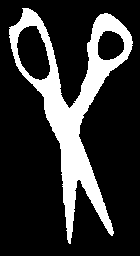
%> input picture data/01_01_m.bmp, 140 x 256 px; its folder holds only this picture in this run
$ octave --eval "startHCNC;"   (GNU Octave 9; MATLAB toolbox functions it lacks are replaced by stand-ins)
%> lines starting %> are read from the running program, lines starting %| are printed output that depends on the picture; in (x1, y1, x2, y2) boxes, pixels count from 0 and x2, y2 are one past the last pixel; in counts of white or black regions, pixels touching at a corner belong together; the program's own positions count from 1
### testMultiIntevals_CHN.m
function testMultiIntevals_CHN(mirror,order,dirname)
%%Calculating FCNs in shapes
addpath common_HF;

sImage  = strcat('./',dirname,'/');

f_structure = dir(sImage);
m = length(f_structure);

ifname = cell(1, m-2);
for i = 3 : m  % batch process
      ifname{i-2} = strcat(sImage, f_structure(i).name);
end

n_contour  = 100;
times=25;
resultdata = cell(1,m-2);

for num = 1:m-2
        im =  double(imread(ifname{num}));
%         im = double(imread('./bell.gif'));
        % im = imresize(im,[1200 1200]);
        % imshow(im);
        im = im(:,:,1);          % image preprocess 1: for binary images, im(:,:,1) is simply the image itself. here is to avoid colour image data, which can't be processed by the 'extract_longest_cont' function
       % imshow(im);
        % im(im < 100) = 0;
        im(im > 0) = 255;        % image preprocess 2: omit noise pixel values
        im=255-im;                % additional process: for 255 background and 0 foreground (check the boundary, or may cause fatal error!)


        [len, wid] = size(im);
        im2 = ones(len+2, wid+2).*im(len,1);
        im2(2:len+1,2:wid+1) = im;  % image preprocess 3: add empty lines around the object, avoiding contour error (which will make all later work useless!)
        if(mirror ==1)
             im2 = im2';%mirror image
        end

        %%% ????????
        edgedata = extract_longest_cont(im2, n_contour);
    %    disp(edgedata);

        %%%%%%%%%%%%%%%%%%%%%%%%%%%
        edgedata = edgedata';

        %%%%%%%%%%%%%%%%%%%
        edgedata = repmat(edgedata,1,4);

        featureVec = zeros(times,n_contour);
        %%% Calculate FCNs
        for k = (n_contour+1) : 2*n_contour
            p3 = edgedata(:,k);
            for  intervals=1:times
                p2 = edgedata(:,k-intervals);
                p4= edgedata(:,k+intervals);


                if(strcmp(order,'order1'))
                     p1 = edgedata(:,k-2*intervals);
                     p5 = edgedata(:,k+2*intervals);
                else
                    % exchange p1 p5
                     p5 = edgedata(:,k-2*intervals);
                     p1 = edgedata(:,k+2*intervals);
                end

  %             %%%%%%%%%%%%%%%%%%%%%%%%%%%%%%%%%%%%%%%%%%%
                [A(1,:), A(2,:)] = linecrosspoint(p1,p3,p2,p4);
                if isnan(A(1,1))
                       featureVec(times+1-intervals,k-n_contour) = 0;
                       continue;
                end
                [Inner(1,:), Inner(2,:)] = linecrosspoint(p3,A,p1,p5);
                if isnan(Inner(1,1))
                       featureVec(times+1-intervals,k-n_contour) = 0;
                       continue;
                end
                %%%%%%%%%%%%%%%%%%%%%%%%%%%%%%%%%%%%%%%%%%%%
                crosspoints = [Inner,p2,p3,p4,p5];
                p1 = Inner;
                r=threePointsColinear(crosspoints(1,:),crosspoints(2,:));
                if r==1
                    featureVec(times+1-intervals,k-n_contour) = 0;
%                     fprintf('i=%d,there is collinear condition.\n',num);
                else
                    [P(1,:), P(2,:)] = linecrosspoint(p1,p2,p4,p5);
                    if isnan(P(1,1))
                       featureVec(times+1-intervals,k-n_contour) = 0;
                       continue;
                    end
                    [Q(1,:), Q(2,:)] = linecrosspoint(p1,p2,p3,p4);
                    if isnan(Q(1,1))
                       featureVec(times+1-intervals,k-n_contour) = 0;
                       continue;
                    end
                    [R(1,:), R(2,:)] = linecrosspoint(p2,p3,p4,p5);
                    if isnan(R(1,1))
                       featureVec(times+1-intervals,k-n_contour) = 0;
                       continue;
                    end
                    [K(1,:), K(2,:)] = linecrosspoint(p1,R,p5,Q);
                    if isnan(K(1,1))
                       featureVec(times+1-intervals,k-n_contour) = 0;
                       continue;
                    end
                    [M(1,:), M(2,:)] = linecrosspoint(P,K,p1,p5);
                     if isnan(M(1,1))
                       featureVec(times+1-intervals,k-n_contour) = 0;
                       continue;
                    end
                    [N(1,:), N(2,:)] = linecrosspoint(P,p3,p1,p5);
                    if isnan(N(1,1))
                       featureVec(times+1-intervals,k-n_contour) = 0;
                       continue;
                    end
%                     charatio = 1;
                    chra1 = characterRatio(P,p1,p2,Q);
                    chra2 = characterRatio(p1,p5,M,N);
                    chra3 = characterRatio(p5,P,p4,R);
                    charatio = chra1 * chra2 * chra3;
% [4 lines of commented-out code are left out]
                    featureVec(times+1-intervals,k-n_contour) = charatio;
%                     end
                end

            end
        end

        resultdata{1,num} = featureVec;
%         save('bell dot pi feature.mat','featureVec');
     fprintf('%d\n',num);
end
% close all;
if(mirror==1)
    save(strcat(dirname,order,' img1.mat'),'resultdata');
else
    save(strcat(dirname,order,' img0.mat'),'resultdata');
end
end

%%%
% [37 lines left out: functions threePointsColinear, linecrosspoint, not called in this run]

### boundary_extract_binary.m
function [Cs]=boundary_extract_binary(im)

c		= contourc(im,[.8 .8]);
len_c	= size(c,2);

if len_c>0
	n_max	= length(find(c(1,:)==.8));
	Cs		= cell(n_max,1);
	n_C		= 0;
	iHead	= 1;
	while iHead<len_c
		n_len	= c(2,iHead);
		iTail	= iHead+n_len;
		n_C		= n_C+1;
		Cs{n_C}	= c(:,iHead+1:iTail);
		iHead	= iTail+1;

		if 0	% test
			figure;	clf;
			imshow(im);	hold on;
			plot(Cs{n_C}(1,:), Cs{n_C}(2,:),'b');
			pause;
		end
	end

	if n_C<n_max
		Cs	= Cs(1:n_C);
	end

else
	Cs	= [];
end

### extract_longest_cont.m
function [cont] = extract_longest_cont(im, n_contsamp)
	%- Extract contour, count only the longest contours
    [Cs]	= boundary_extract_binary(im);
    n_max	= 0;
    i_max	= 0;
    for cc=1:length(Cs)
        if size(Cs{cc},2)>n_max
            n_max = size(Cs{cc},2);
            i_max = cc;
        end
    end
    cont	= Cs{i_max}';

    % remove redundant point in contours
    cont		= [cont; cont(1,:)];
    dif_cont	= abs(diff(cont,1,1));
    id_gd		= find(sum(dif_cont,2)>0.001);
    cont		= cont(id_gd,:);

    % force the contour to be anti-clockwisecomputed above is at the different orientation
    bClock		= is_clockwise(cont,im);
    if bClock	cont	= flipud(cont);		end

    % start from bottom
    [min_v,id]	= min(cont(:,2));
    cont		= circshift(cont,[length(cont)-id+1]);

	[XIs,YIs]	= uniform_interp(cont(:,1),cont(:,2),n_contsamp-1);
	cont		= [cont(1,:); [XIs YIs]];

### is_clockwise.m
function bClk = is_clockwise(cont,fg_mask)

if 1	% new robust approach
	X	= cont(:,1);
	Y	= cont(:,2);
	Xs	= [X; X(1)];
	Ys	= [Y; Y(1)];
	dX	= diff(Xs);
	dY	= diff(Ys);

	angs	= atan2(dY,dX);
	angs	= [angs; angs(1)];
	dA		= diff(angs);
	id		= find(dA>pi);
	dA(id)	= dA(id)-2*pi;
	id		= find(dA<-pi);
	dA(id)	= dA(id)+2*pi;
	bClk	= sum(dA)<0;
% 	keyboard;

else
	X	= cont(:,1);
	Y	= cont(:,2);
	Xs	= [X; X(1)];
	Ys	= [Y; Y(1)];
	dX	= diff(Xs);
	dY	= diff(Ys);
	d	= sqrt(dX.^2+dY.^2);
	coss 	= dX./d;
	sins	= dY./d;
	%thetas	= atan2(dY,dX);

	Xs	= round(X+1.5*sins);
	Ys	= round(Y-1.5*coss);
	[nRow,nCol]	= size(fg_mask);
	id_gd		= find(Xs>0 & Xs<=nCol & Ys>0 & Ys<=nRow);

	Xs	= Xs(id_gd);
	Ys	= Ys(id_gd);
	idx	= round(nRow*(Xs-1) + Ys);

 	n	= length(X);
	f	= fg_mask(idx);
	bClk= sum(f)>(n/2);
end

return;

### uniform_interp.m
function [XIs,YIs] = uniform_interp(Xs,Ys,n_samp)

% 	% test
% 	Xs		= (1:10)';
% 	Ys		= [3 4 12 4 3 5 6 12 2 9]';
% 	n_samp	= 11;

	XIs		= zeros(n_samp,1);
	YIs		= zeros(n_samp,1);

	len_all	= 0;
	difXs	= diff(Xs);
	difYs	= diff(Ys);
	seg_lens	= [0; sqrt(difXs.^2+difYs.^2)];
	len_all	= sum(seg_lens);
	d_len	= len_all/(n_samp+1);

	% interpolate to get each point
	n_pt	= length(Xs);
	for(ii=2:n_pt)
		seg_lens(ii)	= seg_lens(ii)+seg_lens(ii-1);
	end

	i_fill	= 0;
	cur_len	= d_len;
	for(ii=2:n_pt)
		while cur_len <= seg_lens(ii)  & i_fill<n_samp
			% interpolate a point
			r	= (cur_len-seg_lens(ii-1)) / (seg_lens(ii)-seg_lens(ii-1));
			x	= Xs(ii-1)+r*(Xs(ii)-Xs(ii-1));
			y	= Ys(ii-1)+r*(Ys(ii)-Ys(ii-1));
			i_fill	= i_fill+1;
			XIs(i_fill)	= x;
			YIs(i_fill)	= y;
			cur_len	= cur_len+d_len;
		end
	end

	% test
	if 0
		figure(97);	clf; hold on;
		plot(Xs,Ys,'r.-');
		plot(XIs,YIs,'b+');
		title(['n_samp=' i2s(n_samp) ', len=' i2s(length(XIs))]);
		keyboard;
	end

### startHCNC.m

 function startHCNC

     dirname='data';%database directory

     disp('Calculating FCNs of original shapes');
     testMultiIntevals_CHN(0,'order1',dirname);
%> in testMultiIntevals_CHN, `im =  double(imread(ifname{num}));`: im: size 256x140 double; values 0 (black) and 1 (white), 20.4% white; 1 white region, box (x1, y1, x2, y2) and area: (9, 8, 133, 244) 7327
%> in testMultiIntevals_CHN, `im2 = ones(len+2, wid+2).*im(len,1);`: im2: size 258x142 double; every value is 255
%> in testMultiIntevals_CHN, `im2(2:len+1,2:wid+1) = im;`:
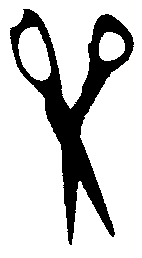
%> im2: size 258x142 double; 80% white; 1 black region, box (x1, y1, x2, y2) and area: (10, 9, 134, 245) 7327
%> in boundary_extract_binary, `c		= contourc(im,[.8 .8]);`: c = 1416 columns, first 8: [0.8 24 24 25 26 27 28 29; 1127 10 10 10 10 10 10 10]
%> in boundary_extract_binary, `n_max	= length(find(c(1,:)==.8));`: n_max = 3
%> in boundary_extract_binary, `Cs		= cell(n_max,1);`: Cs = {[], [], []}
%> the loop in boundary_extract_binary, `while iHead<len_c` made 3 passes
%> (n_len, iTail, iHead) on passes 1 to 3: (1127, 1128, 1129), (175, 1304, 1305), (111, 1416, 1417)
%> after the loop in boundary_extract_binary, `while iHead<len_c`: Cs = 3 items
%> the loop in extract_longest_cont, `for cc=1:length(Cs)` made 3 passes
%> (n_max, i_max) on pass 1: (1127, 1)
%> in extract_longest_cont, `cont	= Cs{i_max}';`: cont = 1127 rows, first 12: [24 10; 24 10; 25 10; 26 10; 27 10; 28 10; 29 10; 30 10; 30 10; 31 11; 32 11; 32 11]
%> in extract_longest_cont, `cont		= [cont; cont(1,:)];`: cont = 1128 rows, first 12: [24 10; 24 10; 25 10; 26 10; 27 10; 28 10; 29 10; 30 10; 30 10; 31 11; 32 11; 32 11]
%> in extract_longest_cont, `dif_cont	= abs(diff(cont,1,1));`: dif_cont = 1127 rows, first 12: [0.00314 0.00314; 1 0; 1 0; 1 0; 1 0; 1 0; 1 0; 0.00314 0.00314; 0.997 0.997; 1 0; 0.00314 0.00314; 0.997 0.997]
%> in extract_longest_cont, `id_gd		= find(sum(dif_cont,2)>0.001);`: id_gd = 1126 values from 1 to 1126
%> in extract_longest_cont, `cont		= cont(id_gd,:);`: cont = 1126 rows, first 12: [24 10; 24 10; 25 10; 26 10; 27 10; 28 10; 29 10; 30 10; 30 10; 31 11; 32 11; 32 11]
%> in is_clockwise, `X	= cont(:,1);`: X = 1126 values, max 134 at index 348, min 11 at index 1079, mean 75.75
%> in is_clockwise, `Y	= cont(:,2);`: Y = 1126 values, max 245 at index 803, min 10 at index 2, mean 116.8
%> in is_clockwise, `Xs	= [X; X(1)];`: Xs = 1127 values, max 134 at index 348, min 11 at index 1079, mean 75.71
%> in is_clockwise, `Ys	= [Y; Y(1)];`: Ys = 1127 values, max 245 at index 803, min 10 at index 2, mean 116.7
%> in is_clockwise, `dX	= diff(Xs);`: dX = 1126 values, max 1 at index 2, min -1 at index 375, mean 0
%> in is_clockwise, `dY	= diff(Ys);`: dY = 1126 values, max 1 at index 24, min -1 at index 162, mean 0
%> in is_clockwise, `angs	= atan2(dY,dX);`: angs = 1126 values, max 3.14 at index 375, min -2.36 at index 1012, mean -0.0698
%> in is_clockwise, `angs	= [angs; angs(1)];`: angs = 1127 values, max 3.14 at index 375, min -2.36 at index 1012, mean -0.0704
%> in is_clockwise, `dA		= diff(angs);`: dA = 1126 values, max 5.5 at index 725, min -5.5 at index 637, mean -1.97e-18
%> in is_clockwise, `id		= find(dA>pi);`: id = [725; 995; 1008]
%> in is_clockwise, `id		= find(dA<-pi);`: id = [637; 803; 996; 1009]
%> in is_clockwise, `bClk	= sum(dA)<0;`: bClk = false
%> in extract_longest_cont, `[min_v,id]	= min(cont(:,2));`: min_v = 10; id = 2
%> in extract_longest_cont, `cont		= circshift(cont,[length(cont)-id+1]);`: cont = 1126 rows, first 12: [24 10; 25 10; 26 10; 27 10; 28 10; 29 10; 30 10; 30 10; 31 11; 32 11; 32 11; 33 12]
%> in uniform_interp, `difXs	= diff(Xs);`: difXs = 1125 values, max 1 at index 1, min -1 at index 374, mean -2.79e-06
%> in uniform_interp, `difYs	= diff(Ys);`: difYs = 1125 values, max 1 at index 23, min -1 at index 161, mean 2.79e-06
%> in uniform_interp, `seg_lens	= [0; sqrt(difXs.^2+difYs.^2)];`: seg_lens = 1126 values, max 1.41 at index 50, min 0 at index 1, mean 0.834
%> in uniform_interp, `len_all	= sum(seg_lens);`: len_all = 939.2
%> in uniform_interp, `d_len	= len_all/(n_samp+1);`: d_len = 9.39
%> in uniform_interp, `n_pt	= length(Xs);`: n_pt = 1126
%> after the loop in uniform_interp, `for(ii=2:n_pt)`: seg_lens = 1126 values from 0 to 939.2
%> in uniform_interp, `cur_len	= d_len;`: cur_len = 9.39
%> after the loop in uniform_interp, `for(ii=2:n_pt)`: XIs = 99 values, max 133.9 at index 31, min 11.44 at index 97, mean 75.96; YIs = 99 values, max 243.2 at index 71, min 11.69 at index 1, mean 119.5; cur_len = 939.2; i_fill = 99
%> in extract_longest_cont, `cont		= [cont(1,:); [XIs YIs]];`: cont = 100 rows, first 12: [24 10; 32.69 11.69; 39.21 17.21; 44.44 24.44; 48 32.35; 51 39.67; 53.17 48.17; 55.57 56.57; 57.26 65.26; 59 73.93; 61 82.49; 61.75 90.75]
%> in testMultiIntevals_CHN, `edgedata = extract_longest_cont(im2, n_contour);`: edgedata has the same summary as cont in extract_longest_cont
%> in testMultiIntevals_CHN, `edgedata = edgedata';`: edgedata = 100 columns, first 8: [24 32.69 39.21 44.44 48 51 53.17 55.57; 10 11.69 17.21 24.44 32.35 39.67 48.17 56.57]
%> in testMultiIntevals_CHN, `edgedata = repmat(edgedata,1,4);`: edgedata = 400 columns, first 8: [24 32.69 39.21 44.44 48 51 53.17 55.57; 10 11.69 17.21 24.44 32.35 39.67 48.17 56.57]
%> the loop in testMultiIntevals_CHN, `for k = (n_contour+1) : 2*n_contour` made 100 passes
%> p3 on passes 1 to 12: [24; 10], [32.69; 11.69], [39.21; 17.21], [44.44; 24.44], [48; 32.35], [51; 39.67], [53.17; 48.17], [55.57; 56.57], [57.26; 65.26], [59; 73.93], [61; 82.49], [61.75; 90.75]
%> after the loop in testMultiIntevals_CHN, `for k = (n_contour+1) : 2*n_contour`: A = [78.3; 140]; Inner = [97; 181.6]; K = [108.3; 162.5]; M = [98.05; 184.5]; N = [-1085.1; -3029.8]; P = [90.17; 201.4]; Q = [419.9; 111.6]; R = [87.93; 299.1]; charatio = -0.509; chra1 = 0.67; chra2 = -0.709; chra3 = 1.07; p5 = [97; 181.6]
     testMultiIntevals_CHN(0,'order2',dirname);
%> the loop in boundary_extract_binary (call 2), `while iHead<len_c` made 3 passes
%> the loop in extract_longest_cont (call 2), `for cc=1:length(Cs)` made 3 passes
%> in extract_longest_cont (call 2), `cont	= Cs{i_max}';`: cont = 1127 rows, first 12: [24 10; 24 10; 25 10; 26 10; 27 10; 28 10; 29 10; 30 10; 30 10; 31 11; 32 11; 32 11]
%> in extract_longest_cont (call 2), `cont		= [cont; cont(1,:)];`: cont = 1128 rows, first 12: [24 10; 24 10; 25 10; 26 10; 27 10; 28 10; 29 10; 30 10; 30 10; 31 11; 32 11; 32 11]
%> in extract_longest_cont (call 2), `cont		= cont(id_gd,:);`: cont = 1126 rows, first 12: [24 10; 24 10; 25 10; 26 10; 27 10; 28 10; 29 10; 30 10; 30 10; 31 11; 32 11; 32 11]
%> in extract_longest_cont (call 2), `cont		= circshift(cont,[length(cont)-id+1]);`: cont = 1126 rows, first 12: [24 10; 25 10; 26 10; 27 10; 28 10; 29 10; 30 10; 30 10; 31 11; 32 11; 32 11; 33 12]
%> in extract_longest_cont (call 2), `cont		= [cont(1,:); [XIs YIs]];`: cont = 100 rows, first 12: [24 10; 32.69 11.69; 39.21 17.21; 44.44 24.44; 48 32.35; 51 39.67; 53.17 48.17; 55.57 56.57; 57.26 65.26; 59 73.93; 61 82.49; 61.75 90.75]
%> in testMultiIntevals_CHN (call 2), `edgedata = extract_longest_cont(im2, n_contour);`: edgedata has the same summary as cont in extract_longest_cont
%> the loop in testMultiIntevals_CHN (call 2), `for k = (n_contour+1) : 2*n_contour` made 100 passes

     disp('Calculating FCNs of mirror shapes');
     testMultiIntevals_CHN(1,'order1',dirname);
%> call 3 of testMultiIntevals_CHN, with mirror = 1, order = 'order1', dirname = 'data'
%> in testMultiIntevals_CHN (call 3), `im2 = im2';`:
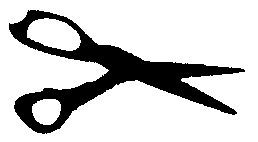
%> im2: size 142x258 double; 80% white; 1 black region, box (x1, y1, x2, y2) and area: (9, 10, 245, 134) 7327
%> in extract_longest_cont (call 3), `cont	= Cs{i_max}';`: cont = 1127 rows, first 12: [29 11; 29 11; 29 11; 30 12; 31 11; 31 11; 32 11; 33 11; 34 11; 35 11; 36 11; 36 11]
%> in extract_longest_cont (call 3), `cont		= [cont; cont(1,:)];`: cont = 1128 rows, first 12: [29 11; 29 11; 29 11; 30 12; 31 11; 31 11; 32 11; 33 11; 34 11; 35 11; 36 11; 36 11]
%> in extract_longest_cont (call 3), `dif_cont	= abs(diff(cont,1,1));`: dif_cont = 1127 rows, first 12: [0.00314 0.00314; 0.00314 0.00314; 0.997 0.997; 0.997 0.997; 0.00314 0.00314; 1 0; 1 0; 1 0; 1 0; 1 0; 0.00314 0.00314; 0.997 0.997]
%> in extract_longest_cont (call 3), `cont		= cont(id_gd,:);`: cont = 1126 rows, first 12: [29 11; 29 11; 29 11; 30 12; 31 11; 31 11; 32 11; 33 11; 34 11; 35 11; 36 11; 36 11]
%> in extract_longest_cont (call 3), `cont		= circshift(cont,[length(cont)-id+1]);`: cont = 1126 rows, first 12: [29 11; 29 11; 30 12; 31 11; 31 11; 32 11; 33 11; 34 11; 35 11; 36 11; 36 11; 37 12]
%> in extract_longest_cont (call 3), `cont		= [cont(1,:); [XIs YIs]];`: cont = 100 rows, first 12: [29 11; 37.11 11.89; 45.3 13; 53.9 14.9; 62.43 17; 70.41 20.41; 77.64 25.63; 84.28 32.27; 90.5 38.5; 97.02 44.02; 105.6 46; 114.6 47]
%> in testMultiIntevals_CHN (call 3), `edgedata = extract_longest_cont(im2, n_contour);`: edgedata has the same summary as cont in extract_longest_cont
%> in testMultiIntevals_CHN (call 3), `edgedata = edgedata';`: edgedata = 100 columns, first 8: [29 37.11 45.3 53.9 62.43 70.41 77.64 84.28; 11 11.89 13 14.9 17 20.41 25.63 32.27]
%> in testMultiIntevals_CHN (call 3), `edgedata = repmat(edgedata,1,4);`: edgedata = 400 columns, first 8: [29 37.11 45.3 53.9 62.43 70.41 77.64 84.28; 11 11.89 13 14.9 17 20.41 25.63 32.27]
%> the loop in testMultiIntevals_CHN (call 3), `for k = (n_contour+1) : 2*n_contour` made 100 passes
%> p3 on passes 1 to 12: [29; 11], [37.11; 11.89], [45.3; 13], [53.9; 14.9], [62.43; 17], [70.41; 20.41], [77.64; 25.63], [84.28; 32.27], [90.5; 38.5], [97.02; 44.02], [105.6; 46], [114.6; 47]
%> after the loop in testMultiIntevals_CHN (call 3), `for k = (n_contour+1) : 2*n_contour`: A = [144.3; 79.04]; Inner = [174.1; 94.08]; Q = [332.1; 94.18]; R = [42.48; 160.8]; charatio = 0; chra1 = -0.531; chra2 = 0; chra3 = -0.719; p5 = [174.1; 94.08]
     testMultiIntevals_CHN(1,'order2',dirname);
%> in extract_longest_cont (call 4), `cont	= Cs{i_max}';`: cont = 1127 rows, first 12: [29 11; 29 11; 29 11; 30 12; 31 11; 31 11; 32 11; 33 11; 34 11; 35 11; 36 11; 36 11]
%> in extract_longest_cont (call 4), `cont		= [cont; cont(1,:)];`: cont = 1128 rows, first 12: [29 11; 29 11; 29 11; 30 12; 31 11; 31 11; 32 11; 33 11; 34 11; 35 11; 36 11; 36 11]
%> in extract_longest_cont (call 4), `cont		= cont(id_gd,:);`: cont = 1126 rows, first 12: [29 11; 29 11; 29 11; 30 12; 31 11; 31 11; 32 11; 33 11; 34 11; 35 11; 36 11; 36 11]
%> in extract_longest_cont (call 4), `cont		= circshift(cont,[length(cont)-id+1]);`: cont = 1126 rows, first 12: [29 11; 29 11; 30 12; 31 11; 31 11; 32 11; 33 11; 34 11; 35 11; 36 11; 36 11; 37 12]
%> in extract_longest_cont (call 4), `cont		= [cont(1,:); [XIs YIs]];`: cont = 100 rows, first 12: [29 11; 37.11 11.89; 45.3 13; 53.9 14.9; 62.43 17; 70.41 20.41; 77.64 25.63; 84.28 32.27; 90.5 38.5; 97.02 44.02; 105.6 46; 114.6 47]
%> in testMultiIntevals_CHN (call 4), `edgedata = extract_longest_cont(im2, n_contour);`: edgedata has the same summary as cont in extract_longest_cont

     disp('Generating descriptors');
     mergeValues(0,dirname);
     mergeValues(1,dirname);

     disp('Calculating similarities');
     shape_retrieval(dirname);

     %precision and recall
%      classnum = 8;%%number of shape classes
%      viewnum = 5; %%instances in each class
%      calculatePR(dirname,classnum,viewnum);
 end
%> (the run ends here)
